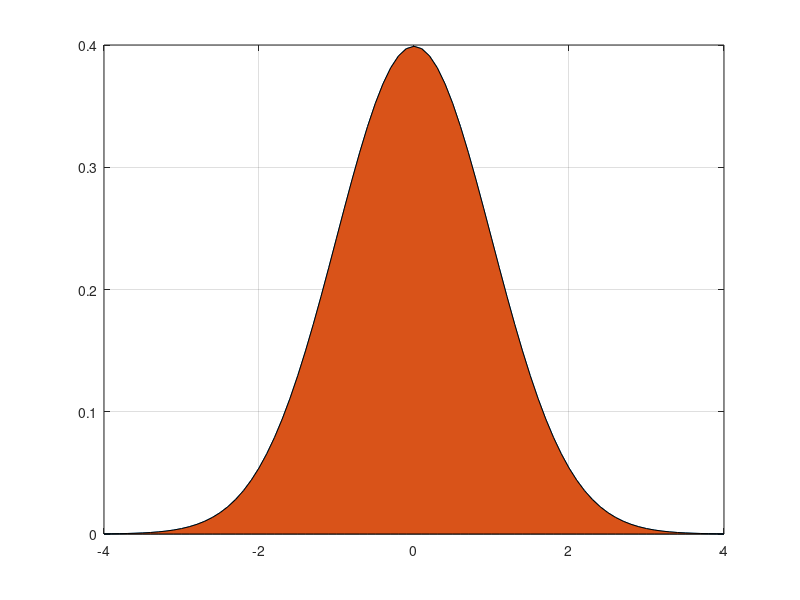

Here is the MATLAB script that generated this plot:


clear all; clc ;
x = -4:0.1:4;
y = normpdf(x, 0, 1);
figure;
plot(x,y);
grid;
%legend('normal distribution');
hold on;
area(x , y);